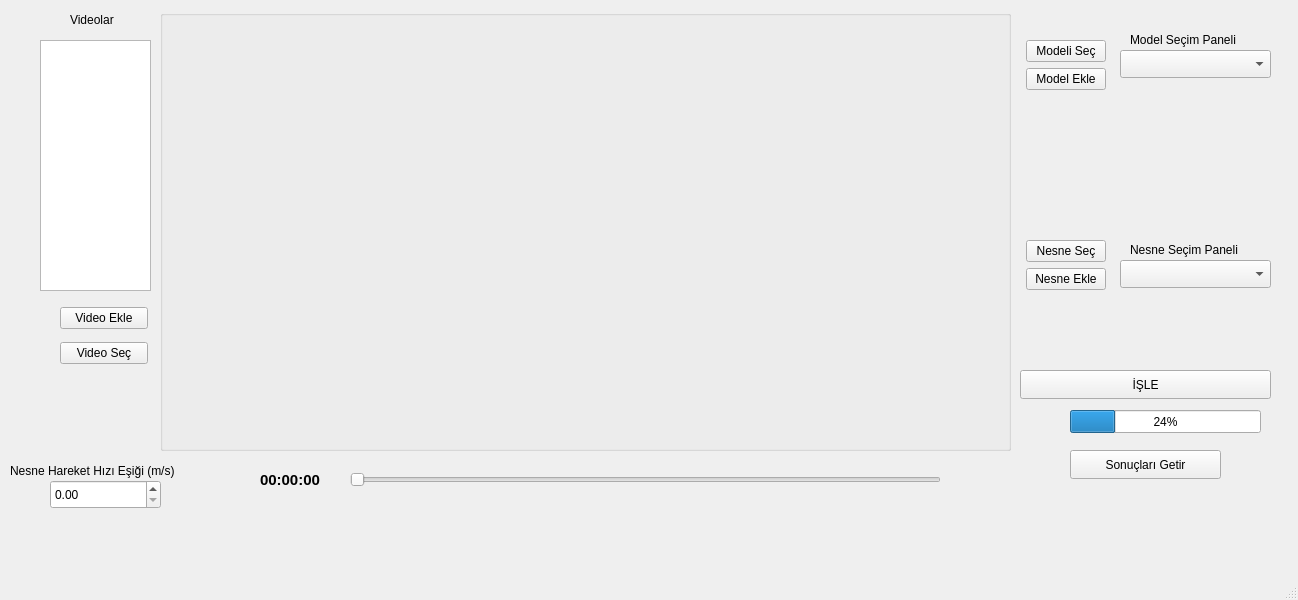
<?xml version="1.0" encoding="UTF-8"?>
<ui version="4.0">
 <class>MainWindow</class>
 <widget class="QMainWindow" name="MainWindow">
  <property name="geometry">
   <rect>
    <x>0</x>
    <y>0</y>
    <width>1298</width>
    <height>600</height>
   </rect>
  </property>
  <property name="font">
   <font>
    <pointsize>9</pointsize>
    <bold>false</bold>
   </font>
  </property>
  <property name="windowTitle">
   <string>MainWindow</string>
  </property>
  <property name="autoFillBackground">
   <bool>false</bool>
  </property>
  <widget class="QWidget" name="centralwidget">
   <widget class="QListView" name="listView_videos">
    <property name="geometry">
     <rect>
      <x>40</x>
      <y>40</y>
      <width>111</width>
      <height>251</height>
     </rect>
    </property>
   </widget>
   <widget class="QWidget" name="verticalLayoutWidget">
    <property name="geometry">
     <rect>
      <x>60</x>
      <y>300</y>
      <width>88</width>
      <height>71</height>
     </rect>
    </property>
    <layout class="QVBoxLayout" name="verticalLayout">
     <item>
      <widget class="QPushButton" name="pushButton_AddVideo">
       <property name="text">
        <string>Video Ekle</string>
       </property>
      </widget>
     </item>
     <item>
      <widget class="QPushButton" name="pushButton_selectVideo">
       <property name="text">
        <string>Video Seç</string>
       </property>
      </widget>
     </item>
    </layout>
   </widget>
   <widget class="QComboBox" name="comboBox_selectModel">
    <property name="geometry">
     <rect>
      <x>1120</x>
      <y>50</y>
      <width>151</width>
      <height>28</height>
     </rect>
    </property>
    <property name="currentText">
     <string/>
    </property>
   </widget>
   <widget class="QLabel" name="label">
    <property name="geometry">
     <rect>
      <x>1130</x>
      <y>30</y>
      <width>131</width>
      <height>20</height>
     </rect>
    </property>
    <property name="text">
     <string>Model Seçim Paneli</string>
    </property>
   </widget>
   <widget class="QLabel" name="label_2">
    <property name="geometry">
     <rect>
      <x>70</x>
      <y>10</y>
      <width>61</width>
      <height>20</height>
     </rect>
    </property>
    <property name="text">
     <string>Videolar</string>
    </property>
   </widget>
   <widget class="QComboBox" name="comboBox_selectObject">
    <property name="geometry">
     <rect>
      <x>1120</x>
      <y>260</y>
      <width>151</width>
      <height>28</height>
     </rect>
    </property>
   </widget>
   <widget class="QLabel" name="label_3">
    <property name="geometry">
     <rect>
      <x>1130</x>
      <y>240</y>
      <width>131</width>
      <height>20</height>
     </rect>
    </property>
    <property name="text">
     <string>Nesne Seçim Paneli</string>
    </property>
   </widget>
   <widget class="QWidget" name="formLayoutWidget">
    <property name="geometry">
     <rect>
      <x>1020</x>
      <y>40</y>
      <width>108</width>
      <height>78</height>
     </rect>
    </property>
    <layout class="QFormLayout" name="formLayout">
     <property name="sizeConstraint">
      <enum>QLayout::SizeConstraint::SetFixedSize</enum>
     </property>
     <property name="fieldGrowthPolicy">
      <enum>QFormLayout::FieldGrowthPolicy::ExpandingFieldsGrow</enum>
     </property>
     <property name="rowWrapPolicy">
      <enum>QFormLayout::RowWrapPolicy::WrapLongRows</enum>
     </property>
     <item row="1" column="1">
      <widget class="QPushButton" name="pushButton_addModel">
       <property name="text">
        <string>Model Ekle</string>
       </property>
      </widget>
     </item>
     <item row="0" column="1">
      <widget class="QPushButton" name="pushButton_ChooseModel">
       <property name="text">
        <string>Modeli Seç</string>
       </property>
      </widget>
     </item>
    </layout>
   </widget>
   <widget class="QWidget" name="formLayoutWidget_2">
    <property name="geometry">
     <rect>
      <x>1020</x>
      <y>240</y>
      <width>108</width>
      <height>74</height>
     </rect>
    </property>
    <layout class="QFormLayout" name="formLayout_2">
     <property name="sizeConstraint">
      <enum>QLayout::SizeConstraint::SetFixedSize</enum>
     </property>
     <property name="fieldGrowthPolicy">
      <enum>QFormLayout::FieldGrowthPolicy::ExpandingFieldsGrow</enum>
     </property>
     <property name="rowWrapPolicy">
      <enum>QFormLayout::RowWrapPolicy::WrapLongRows</enum>
     </property>
     <item row="1" column="1">
      <widget class="QPushButton" name="pushButton_AddObject">
       <property name="text">
        <string>Nesne Ekle</string>
       </property>
      </widget>
     </item>
     <item row="0" column="1">
      <widget class="QPushButton" name="pushButton_ChooseObject">
       <property name="text">
        <string>Nesne Seç</string>
       </property>
      </widget>
     </item>
    </layout>
   </widget>
   <widget class="QPushButton" name="pushButton_Process">
    <property name="geometry">
     <rect>
      <x>1020</x>
      <y>370</y>
      <width>251</width>
      <height>29</height>
     </rect>
    </property>
    <property name="text">
     <string>İŞLE</string>
    </property>
   </widget>
   <widget class="QProgressBar" name="progressBar">
    <property name="geometry">
     <rect>
      <x>1070</x>
      <y>410</y>
      <width>191</width>
      <height>23</height>
     </rect>
    </property>
    <property name="value">
     <number>24</number>
    </property>
   </widget>
   <widget class="QSlider" name="horizontalSlider">
    <property name="geometry">
     <rect>
      <x>350</x>
      <y>470</y>
      <width>591</width>
      <height>20</height>
     </rect>
    </property>
    <property name="orientation">
     <enum>Qt::Orientation::Horizontal</enum>
    </property>
   </widget>
   <widget class="QPushButton" name="pushButton_Results">
    <property name="geometry">
     <rect>
      <x>1070</x>
      <y>450</y>
      <width>151</width>
      <height>29</height>
     </rect>
    </property>
    <property name="text">
     <string>Sonuçları Getir</string>
    </property>
   </widget>
   <widget class="QDoubleSpinBox" name="doubleSpinBox">
    <property name="geometry">
     <rect>
      <x>50</x>
      <y>480</y>
      <width>111</width>
      <height>29</height>
     </rect>
    </property>
   </widget>
   <widget class="QLabel" name="label_4">
    <property name="geometry">
     <rect>
      <x>10</x>
      <y>460</y>
      <width>201</width>
      <height>21</height>
     </rect>
    </property>
    <property name="text">
     <string>Nesne Hareket Hızı Eşiği (m/s)</string>
    </property>
   </widget>
   <widget class="QLabel" name="label_CurrentTime">
    <property name="geometry">
     <rect>
      <x>260</x>
      <y>470</y>
      <width>71</width>
      <height>20</height>
     </rect>
    </property>
    <property name="font">
     <font>
      <pointsize>11</pointsize>
      <bold>true</bold>
     </font>
    </property>
    <property name="text">
     <string>00:00:00</string>
    </property>
   </widget>
   <widget class="QGroupBox" name="groupBox">
    <property name="geometry">
     <rect>
      <x>160</x>
      <y>10</y>
      <width>851</width>
      <height>441</height>
     </rect>
    </property>
    <property name="title">
     <string/>
    </property>
   </widget>
  </widget>
  <widget class="QMenuBar" name="menubar">
   <property name="geometry">
    <rect>
     <x>0</x>
     <y>0</y>
     <width>1298</width>
     <height>25</height>
    </rect>
   </property>
  </widget>
  <widget class="QStatusBar" name="statusbar"/>
 </widget>
 <resources/>
 <connections/>
</ui>
